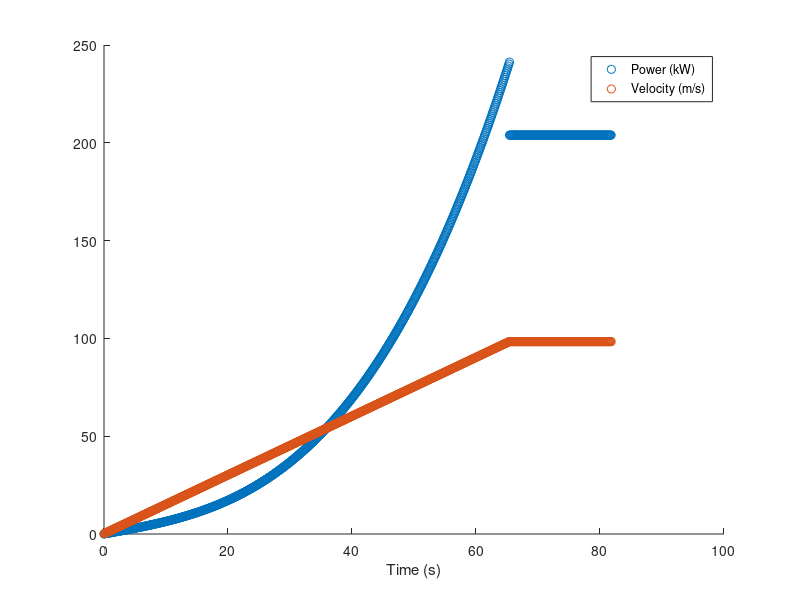

Recreate this plot in MATLAB.
clear;

%top speed you want to hit (mph)
v_max0=220;
% distance traveled (mi)
x_app0=2; %length of approach course
x_timed0=1; %length of timed section
%%% note that the standard courses are 3, 5, and 7 miles long, each with a
%%% 1 mile timed section 
% mass of bike (lb)
m0=550;
% CdA of bike (m^2)
CdA= .35;
%air density (kg/m^3)
p=1.225; 
%time step (sec)
dt=.1;

%% converting to actual useful units. please don't touch this. 
v_max=v_max0*0.44704; %(m/s);
x_app=x_app0.*1609.34; %(m)
x_timed=x_timed0*1609.34; %(m)
m=m0*0.453592; %(kg);

%% calculations

%make some profiles
t_max=2.*x_app./v_max;
a=v_max./t_max;

%velocity and acceleration
j=1;
for i=0:dt:t_max;
  v_t(j)=dt.*j.*a;
  t(j)=i;
  a_t(j)=a;
  j=j+1;

end

t_coast=x_timed./v_max;

for i=max(t):dt:t_coast+t_max;
   v_t(j)=v_max;
   t(j)=i;
   a_t(j)=0;
   j=j+1; 
end

%distance
j=2;
x_t(1)=0;
for i=0:dt:max(t)
    x_t(j)=x_t(j-1)+v_t(j).*dt;
    j=j+1;
end



%calculate drag power
d_t=.5.*p.*CdA.*v_t.^3;
%calculate acceleration power
F=m.*a_t;
dx_t(1)=0;
for i=2:1:length(x_t)
    dx_t(i)=x_t(i)-x_t(i-1);
end
W=F.*dx_t;
m_t=W./dt;

%calculate total power
p_t=m_t+d_t;

%calculate total energy use
e_t(1)=0;
for i=2:1:length(x_t)
    e_t(i)=(p_t(i)).*dt+e_t(i-1);
end
%convert to kWh
Energy=max(e_t)/(1000*3600)

%plot some useful stuff
scatter(t,p_t./1e3)
hold on
scatter(t,v_t)
legend('Power (kW)', 'Velocity (m/s)');
xlabel('Time (s)');

